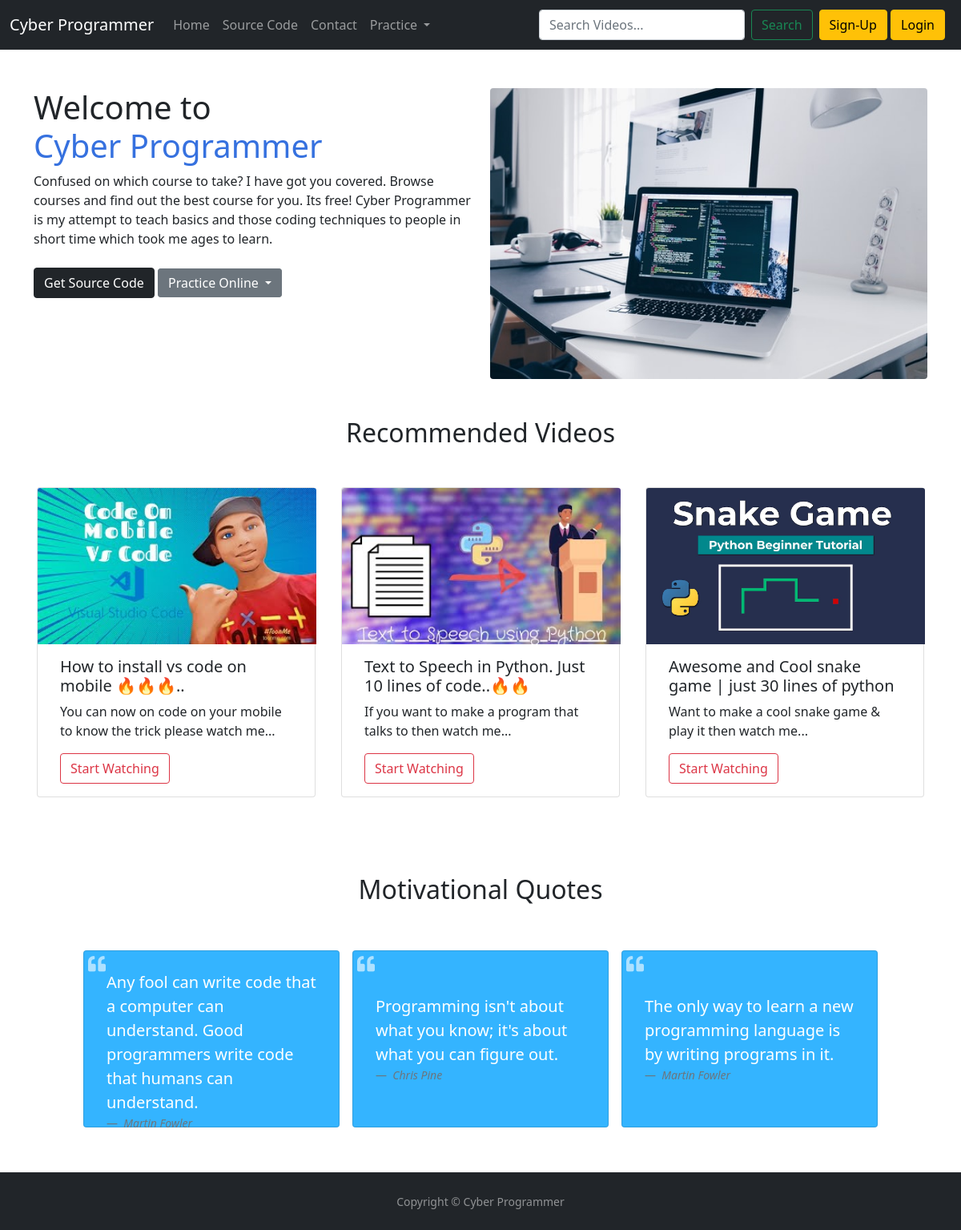
The page / on the database its author committed.
### Home/models.py (models this page shows, shortened)
class Video(models.Model):
    video_id = models.AutoField
    video_name = models.CharField(max_length=5000000)
    desc = models.TextField()
    show_desc = models.CharField(max_length=68, null=True)
    pub_date = models.DateField()
    image = models.ImageField(upload_to="Home/images", default="")
    video = models.URLField(unique=True)
    download_links = models.TextField(default="")

### Home/views.py (the view)
# urls.py: path("", views.indexx, name="home"),
    def indexx(request):
        allvideos = Video.objects.all()
        allvid = allvideos[:3]
        return render(request, "Home/index.html", {"allvid": allvid})

### Home/templates/Home/index.html (shortened to what this page needs)
{% extends "Home/base.html" %}
{% block body %}
<div class="row my-5" id="row">
    <div class="col text-centerkar">
        <h1>Welcome to <span class="d-block block_hat" style="color: rgb(54, 113, 223);">Cyber Programmer</span></h1>
        <p>Confused on which course to take? I have got you covered. Browse courses and find out the best course for
            you. Its free! Cyber Programmer is my attempt to teach basics and those coding techniques to people in short
            time which took me ages to learn.</p>
        <a href="/sourcecode/" style="text-decoration: none;"><button class="btn btn-dark d-inline my-2">Get Source
                Code</button></a>
        <div class="d-inline my-2">
            <a class="btn btn-secondary d-inline my-2 dropdown-toggle" href="#" role="button" id="dropdownMenuLink" data-bs-toggle="dropdown" aria-expanded="false" style="text-decoration: none;">
              Practice Online
            </a>
          </div>
    </div>
    <div class="col" id="remove">
        {% load static %}
        <img src="{% static 'Home/home.jpg' %}" class="rounded img" alt="img">
    </div>
    <div class="container my-5">
        <h2 class="text-center">Recommended Videos</h2>
        <div class="row my-5 direction">
            {% for i in allvid %}
            <div class="card col rounded mx-3 m-bhi" style="width: 18rem;">
                <img src="/media/{{i.image}}" class="card-img-top w-full" alt="img">
                <div class="card-body">
                    <h5 class="card-title">{{i.video_name}}</h5>
                    <p class="card-text">{{i.show_desc}}...</p>
                    <a href="/video/{{i.id}}" class="btn btn-outline-danger">Start Watching</a>
                </div>
            </div>
            {% endfor %}
        </div>
    </div>
    <div class="container">
        <h2 class="text-center mb-5">Motivational Quotes</h2>
        <div class="row direction">
            <div class="card mx-2 my-2" style="width: 20rem; background-color: #34b4ff; height: 13.8rem;
            color: white;">
                <div class="card-body">
                    <i class="fa fa-quote-left"
                        style="font-size: 22px;opacity: 0.6;top: 0;position: absolute;left: 0;padding: 5px;"></i>
                    <figure style="display: flex;
                    flex-direction: column;
                    justify-content: center;
                    height: 100%;">
                        <blockquote class="blockquote">
                            <p class="card-text">Any fool can write code that a computer can understand. Good
                                programmers write code that humans can understand.</p>
                        </blockquote>
                        <figcaption class="blockquote-footer card-text">
                            <cite title="Source Title">Martin Fowler</cite>
                        </figcaption>
                    </figure>
                </div>
            </div>
            <div class="card mx-2 my-2" style="width: 20rem; background-color: #34b4ff;
            color: white;height: 13.8rem;">
                <div class="card-body">
                    <i class="fa fa-quote-left"
                        style="font-size: 22px;opacity: 0.6;top: 0;position: absolute;left: 0;padding: 5px;"></i>
                    <figure style="display: flex;
                    flex-direction: column;
                    justify-content: center;
                    height: 100%;">
                        <blockquote class="blockquote">
                            <p class="card-text">Programming isn't about what you know; it's about what you can figure
                                out.</p>
                        </blockquote>
                        <figcaption class="blockquote-footer card-text">
                            <cite title="Source Title">Chris Pine</cite>
                        </figcaption>
                    </figure>
                </div>
            </div>
            <div class="card mx-2 my-2" style="width: 20rem; background-color: #34b4ff;
            color: white;height: 13.8rem; align-items: center;">
                <div class="card-body">
                    <i class="fa fa-quote-left"
                        style="font-size: 22px;opacity: 0.6;top: 0;position: absolute;left: 0;padding: 5px;"></i>
                    <figuren style="display: flex;
                    flex-direction: column;
                    justify-content: center;
                    height: 100%;">
                        <blockquote class="blockquote">
                            <p class="card-text">The only way to learn a new programming language is by writing programs
                                in it.</p>
                        </blockquote>
                        <figcaption class="blockquote-footer card-text">
                            <cite title="Source Title">Martin Fowler</cite>
                        </figcaption>
                </div>
            </div>
        </div>
    </div>
    {% endblock %}

### Home/templates/Home/index.html (style rules this page uses)
.img { width: 100%; }
.w-full { position: relative; left: -12px; width: 108%; }
.direction { align-items: center !important; justify-content: center; }

### rows shown on the page
Video: image (picture), video_name "How to install vs code on mobile 🔥🔥🔥..", show_desc "You can now on code on your mobile to know the trick please watch me"
Video: image (picture), video_name "Text to Speech in Python. Just 10 lines of code..🔥🔥", show_desc "If you want to make a program that talks to then watch me"
Video: image (placeholder picture), video_name "Awesome and Cool snake game | just 30 lines of python", show_desc "Want to make a cool snake game & play it then watch me"
